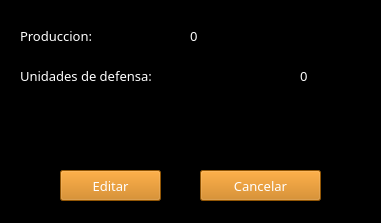
<?xml version="1.0" encoding="UTF-8"?>
<ui version="4.0">
 <class>recursoPlaneta</class>
 <widget class="QWidget" name="recursoPlaneta">
  <property name="geometry">
   <rect>
    <x>0</x>
    <y>0</y>
    <width>381</width>
    <height>223</height>
   </rect>
  </property>
  <property name="windowTitle">
   <string>Recursos del planeta</string>
  </property>
  <widget class="QFrame" name="frame">
   <property name="geometry">
    <rect>
     <x>0</x>
     <y>0</y>
     <width>381</width>
     <height>231</height>
    </rect>
   </property>
   <property name="styleSheet">
    <string notr="true">background-color: rgb(0, 0, 0);</string>
   </property>
   <property name="frameShape">
    <enum>QFrame::StyledPanel</enum>
   </property>
   <property name="frameShadow">
    <enum>QFrame::Raised</enum>
   </property>
   <widget class="QLabel" name="lblProduccion">
    <property name="geometry">
     <rect>
      <x>20</x>
      <y>20</y>
      <width>161</width>
      <height>31</height>
     </rect>
    </property>
    <property name="font">
     <font>
      <family>Starcraft</family>
      <pointsize>10</pointsize>
     </font>
    </property>
    <property name="styleSheet">
     <string notr="true">color: rgb(255, 255, 255);</string>
    </property>
    <property name="text">
     <string>Produccion:</string>
    </property>
   </widget>
   <widget class="QLabel" name="lblNumProduc">
    <property name="geometry">
     <rect>
      <x>190</x>
      <y>20</y>
      <width>51</width>
      <height>31</height>
     </rect>
    </property>
    <property name="font">
     <font>
      <family>Starcraft</family>
      <pointsize>10</pointsize>
     </font>
    </property>
    <property name="styleSheet">
     <string notr="true">color: rgb(255, 255, 255);</string>
    </property>
    <property name="text">
     <string>0</string>
    </property>
   </widget>
   <widget class="QLabel" name="lblUniDefensa">
    <property name="geometry">
     <rect>
      <x>20</x>
      <y>60</y>
      <width>271</width>
      <height>31</height>
     </rect>
    </property>
    <property name="font">
     <font>
      <family>Starcraft</family>
      <pointsize>10</pointsize>
     </font>
    </property>
    <property name="styleSheet">
     <string notr="true">color: rgb(255, 255, 255);</string>
    </property>
    <property name="text">
     <string>Unidades de defensa:</string>
    </property>
   </widget>
   <widget class="QLineEdit" name="txtCantUnidades">
    <property name="geometry">
     <rect>
      <x>60</x>
      <y>110</y>
      <width>261</width>
      <height>31</height>
     </rect>
    </property>
    <property name="font">
     <font>
      <family>Starcraft</family>
      <pointsize>11</pointsize>
     </font>
    </property>
    <property name="styleSheet">
     <string notr="true">backgroud-color: white;
color: rgb(255, 255, 255);</string>
    </property>
   </widget>
   <widget class="QPushButton" name="btnCancelar">
    <property name="geometry">
     <rect>
      <x>200</x>
      <y>170</y>
      <width>121</width>
      <height>31</height>
     </rect>
    </property>
    <property name="font">
     <font>
      <family>Starcraft</family>
      <pointsize>10</pointsize>
     </font>
    </property>
    <property name="styleSheet">
     <string notr="true">background-color: rgb(203, 119, 5);
color: rgb(255, 255, 255);</string>
    </property>
    <property name="text">
     <string>Cancelar</string>
    </property>
   </widget>
   <widget class="QPushButton" name="btnEditar">
    <property name="geometry">
     <rect>
      <x>60</x>
      <y>170</y>
      <width>101</width>
      <height>31</height>
     </rect>
    </property>
    <property name="font">
     <font>
      <family>Starcraft</family>
      <pointsize>10</pointsize>
     </font>
    </property>
    <property name="styleSheet">
     <string notr="true">background-color: rgb(203, 119, 5);
color: rgb(255, 255, 255);</string>
    </property>
    <property name="text">
     <string>Editar</string>
    </property>
   </widget>
   <widget class="QLabel" name="lblNumDefensa">
    <property name="geometry">
     <rect>
      <x>300</x>
      <y>60</y>
      <width>51</width>
      <height>31</height>
     </rect>
    </property>
    <property name="font">
     <font>
      <family>Starcraft</family>
      <pointsize>10</pointsize>
     </font>
    </property>
    <property name="styleSheet">
     <string notr="true">color: rgb(255, 255, 255);</string>
    </property>
    <property name="text">
     <string>0</string>
    </property>
   </widget>
  </widget>
 </widget>
 <layoutdefault spacing="6" margin="11"/>
 <resources/>
 <connections/>
</ui>
